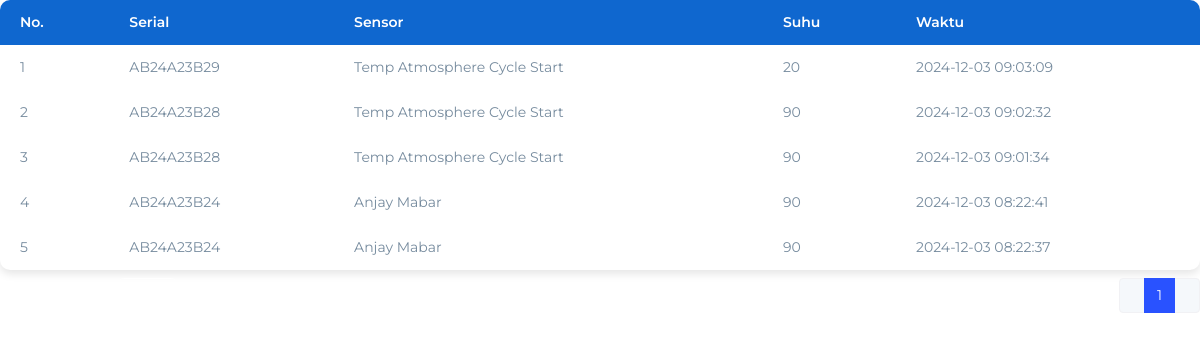
Page /pages/lowPressure_abnormalityTable.php on the committed database.
### tables this page shows
CREATE TABLE `abnormalities` (
  `id` int NOT NULL,
  `timestamp` datetime NOT NULL DEFAULT CURRENT_TIMESTAMP,
  `sensor_name` varchar(255) NOT NULL,
  `value` float NOT NULL,
  `min_limit` float NOT NULL,
  `max_limit` float NOT NULL
);

CREATE TABLE `datasensor` (
  `id` int NOT NULL,
  `SERIAL_No` varchar(100) NOT NULL,
  `Time_Year` int DEFAULT NULL,
  `Time_Month` int DEFAULT NULL,
  `Time_Day` int DEFAULT NULL,
  `Time_Hour` int DEFAULT NULL,
  `Time_Min` int DEFAULT NULL,
  `Shift` char(1) DEFAULT NULL,
  `MC_No` int DEFAULT NULL,
  `Die_No` varchar(10) DEFAULT NULL,
  `Operator_ID` int DEFAULT NULL,
  `Corting_ID` int DEFAULT NULL,
  `Temp_Atmosphere_Cycle_Start` int DEFAULT NULL,
  `Humidity_Cycle_Start` int DEFAULT NULL,
  `R_Upper1_Temp_Cycle_Start` int DEFAULT NULL,
  `R_Upper2_Temp_Cycle_Start` int DEFAULT NULL,
  `No_Use_Cycle_Start_1` int DEFAULT NULL,
  `R_Lower_Gate1_Temp_Cycle_Start` int DEFAULT NULL,
  `No_Use_Cycle_Start_2` int DEFAULT NULL,
  `R_Lower_Main1_Temp_Cycle_Start` int DEFAULT NULL,
  `R_Lower_Main2_Temp_Cycle_Start` int DEFAULT NULL,
  `R_Yuguchi_Temp_Cycle_Start` int DEFAULT NULL,
  `L_UppeL_Main_Temp_Cycle_Start` int DEFAULT NULL,
  `L_UppeL_SP_Temp_Cycle_Start` int DEFAULT NULL,
  `No_Use_Cycle_Start_3` int DEFAULT NULL,
  `L_LoweL_Gate1_Temp_Cycle_Start` int DEFAULT NULL,
  `No_Use_Cycle_Start_4` int DEFAULT NULL,
  `L_LoweL_Main1_Temp_Cycle_Start` int DEFAULT NULL,
  `L_LoweL_Main2_Temp_Cycle_Start` int DEFAULT NULL,
  `L_Yuguchi_Temp_Cycle_Start` int DEFAULT NULL,
  `PRS_C_Temp_Cycle_Start` int DEFAULT NULL,
  `HLD_C_Temp_Cycle_Start` int DEFAULT NULL,
  `Cooling_Water_IN_Cycle_Start` int DEFAULT NULL,
  `Cooling_Air_IN_Cycle_Start` int DEFAULT NULL,
  `R_Center_Pin1_Cycle_Start` int DEFAULT NULL,
  `R_Center_Pin2_Cycle_Start` int DEFAULT NULL,
  `R_Center_Pin3_Cycle_Start` int DEFAULT NULL,
  `L_Center_Pin1_Cycle_Start` int DEFAULT NULL,
  `L_Center_Pin2_Cycle_Start` int DEFAULT NULL,
  `L_Center_Pin3_Cycle_Start` int DEFAULT NULL,
  `R_Upper_SP_Water_Flow` int DEFAULT NULL,
  `R_Upper_Water_Flow` int DEFAULT NULL,
  `L_Upper_SP_Water_Flow` int DEFAULT NULL,
  `L_Upper_Water_Flow` int DEFAULT NULL,
  `R_Lower_Air1_Flow` int DEFAULT NULL,
  `L_Lower_Air1_Flow` int DEFAULT NULL,
  `R_Lower_Air2_Flow` int DEFAULT NULL,
  `L_Lower_Air2_Flow` int DEFAULT NULL,
  `SP6` int DEFAULT NULL,
  `SP7` int DEFAULT NULL,
  `Press_Prg_No` int DEFAULT NULL,
  `After_Request_Shot` int DEFAULT NULL,
  `Coating_Life_Result` int DEFAULT NULL,
  `Temp_Atmosphere` int DEFAULT NULL,
  `Humidity` int DEFAULT NULL,
  `R_Upper_Main_Temp_HLD_Comp_Temp` int DEFAULT NULL,
  `R_Upper_SP_Temp_HLD_Comp_Temp` int DEFAULT NULL,
  `No_Use_HLD_Comp_Temp_1` int DEFAULT NULL,
  `R_Lower_Gate1_Temp_HLD_Comp_Temp` int DEFAULT NULL,
  `No_Use_HLD_Comp_Temp_2` int DEFAULT NULL,
  `R_Lower_Main1_Temp_HLD_Comp_Temp` int DEFAULT NULL,
  `R_Lower_Main2_Temp_HLD_Comp_Temp` int DEFAULT NULL,
  `R_Yuguchi_Temp_HLD_Comp_Temp` int DEFAULT NULL,
  `L_UppeL_Main_Temp_HLD_Comp_Temp` int DEFAULT NULL,
  `L_UppeL_SP_Temp_HLD_Comp_Temp` int DEFAULT NULL,
  `No_Use_HLD_Comp_Temp_3` int DEFAULT NULL,
  `L_LoweL_Gate1_Temp_HLD_Comp_Temp` int DEFAULT NULL,
  `No_Use_HLD_Comp_Temp_4` int DEFAULT NULL,
  `L_LoweL_Main1_Temp_HLD_Comp_Temp` int DEFAULT NULL,
  `L_LoweL_Main2_Temp_HLD_Comp_Temp` int DEFAULT NULL,
  `L_Yuguchi_Temp_HLD_Comp_Temp` int DEFAULT NULL,
  `PRS_C_Temp_HLD_Comp_Temp` int DEFAULT NULL,
  `HLD_C_Temp_HLD_Comp_Temp` int DEFAULT NULL,
  `Cooling_Water_IN_HLD_Comp_Temp` int DEFAULT NULL,
  `Cooling_Air_IN_HLD_Comp_Temp` int DEFAULT NULL,
  `SP8` int DEFAULT NULL,
  `SP10` int DEFAULT NULL,
  `SP12` int DEFAULT NULL,
  `SP13` int DEFAULT NULL,
  `Cycle_Time1` int DEFAULT NULL,
  `Cycle_Time2` int DEFAULT NULL,
  `Cycle_Time3` int DEFAULT NULL,
  `Inspection_OK_or_NG` int DEFAULT NULL,
  `SP15` int DEFAULT NULL,
  `SP16` int DEFAULT NULL,
  `SP17` int DEFAULT NULL,
  `SP19` int DEFAULT NULL,
  `SP20` int DEFAULT NULL
);

### backend/fetchAbnormalities.php (called while the page is built, shortened)
<?php
    $koneksi = getConnection();
    $query = "SELECT
    ab.`id`,
    ds.`serial_no`,
    ab.`timestamp`,
    ab.`sensor_name`,
    ab.`value`,
    ab.`min_limit`,
    ab.`max_limit`
    FROM abnormalities AS ab
    JOIN datasensor AS ds ON ab.`id` = ds.`id`
    ORDER BY ab.`timestamp` DESC
    LIMIT 15";
    $result = $koneksi->query($query);
?>

### pages/lowPressure_abnormalityTable.php (the view, shortened to what this page needs)
<?php include "../backend/fetchAbnormalities.php" ?>
<!DOCTYPE html>
<html lang="en">
<head>
    <link rel="stylesheet" href="../src/css/styles.min.css">
    <link rel="stylesheet" href="../src/css/lowPressure.css">
</head>
<body>
    <div class="table-container">
        <table class="styled-table">
            <thead>
                <tr>
                    <th>No.</th>
                    <th>Serial</th>
                    <th>Sensor</th>
                    <th>Suhu</th>
                    <th>Waktu</th>
                </tr>
            </thead>
            <tbody id="user-table">
            <?php
                if ($result->num_rows > 0) {
                    $no = 1;
                    while ($row = $result->fetch_assoc()) {
                        echo "<tr>
                                <td>{$no}</td>
                                <td>{$row['serial_no']}</td>
                                <td>{$row['sensor_name']}</td>
                                <td>{$row['value']}</td>
                                <td>{$row['timestamp']}</td>
                            </tr>";
                        $no++;
                    }
                } else {
                    echo "<tr><td colspan='5'>Tidak ada data ditemukan.</td></tr>";
                }
                ?>
            </tbody>
        </table>
    </div>
    <div class="d-flex justify-content-between">
        <div class="mt-2">
            <label class="d-flex align-items-center">
                <span style="width: 6rem; margin-right: 20px; color: white">Jumlah baris:</span>
                <select id="entriesSelect" class="form-select form-select-sm d-inline-block" style="width: auto; margin-right:30px;">
                    <option value="5">5</option>
                </select>
            </label>
        </div>
        <div class="mt-2">
            <nav aria-label="Pagination">
                <ul class="pagination">
                    <ul class="pagination listjs-pagination mb-0"></ul>
                </ul>
            </nav>
        </div>
    </div>
    </body>
    </html>

### src/css/lowPressure.css (style rules this page uses)
.table-container { display: flex; justify-content: center; align-items: center; width: 100%; }
.styled-table { width: 100%; box-shadow: 0 4px 8px rgba(0, 0, 0, 0.1); background-color: #ffffff; border-radius: 10px; overflow: hidden; table-layout: auto; }
.styled-table thead tr { background-color: #0f67cf; color: #fff; text-align: left; }
.styled-table th, .styled-table td { padding: 12px 20px; }

### pages/lowPressure_abnormalityTable.php (style rules this page uses)
#entriesSelect { color: white; border-color: white; appearance: none; -webkit-appearance: none; -moz-appearance: none; background-size: 1rem; padding-right: 2rem; }
#entriesSelect option { color: black; background-color: white; }

### rows in the picture
abnormalities: id.SERIAL_No "AB24A23B29", sensor_name "Temp Atmosphere Cycle Start", value "20", timestamp "2024-12-03 09:03:09"
abnormalities: id.SERIAL_No "AB24A23B28", sensor_name "Temp Atmosphere Cycle Start", value "90", timestamp "2024-12-03 09:02:32"
abnormalities: id.SERIAL_No "AB24A23B28", sensor_name "Temp Atmosphere Cycle Start", value "90", timestamp "2024-12-03 09:01:34"
abnormalities: id.SERIAL_No "AB24A23B24", sensor_name "Anjay Mabar", value "90", timestamp "2024-12-03 08:22:41"
abnormalities: id.SERIAL_No "AB24A23B24", sensor_name "Anjay Mabar", value "90", timestamp "2024-12-03 08:22:37"
